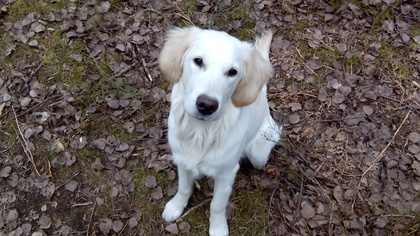
%> input picture capo.jpg, 420 x 236 px, shrunk from 4352 x 2448 before the run
$ octave test.m   (GNU Octave 9; MATLAB toolbox functions it lacks are replaced by stand-ins)
%> lines starting %> are read from the running program, lines starting %| are printed output that depends on the picture
### decompose.m
function [result, coarser, detail] = decompose(img)
  num = log(columns(img))/log(2);
  % Transform rows.
  [result, coarser, detail] = wave(img, num);
  % Transpose
  coarser = result';
  num = log(columns(coarser))/log(2);
  % Transform columns.
  [ret, coarser, detail] = wave(coarser, num);
  % Transpose back to original orientation.
  result = ret'; coarser = coarser'; detail = detail';
endfunction

### wave.m
function [ret, appr, detail] = wave(x, num)
  % Transforms the vector x num times.
  % ret = the vector transformed in place
  % appr = the approximation given by the averages
  % detail = the detail coefficients
  detail = [];
  for n = 1:num % transform num times
    % number of columns is halved each time
    for i = 0:columns(x)/pow2(n)-1
      % detail coefficients: [a, b] -> [a, (a-b)/2]
      x(:,pow2(n)*i+1+pow2(n-1)) = (x(:,pow2(n)*i+1) - x(:,pow2(n)*i+1+pow2(n-1)))/2;
      % avrages: [a, (a-b)/2] -> [(a+b)/2, (a-b)/2]
      x(:,pow2(n)*i+1) = x(:,pow2(n)*i+1) - x(:,pow2(n)*i+1+pow2(n-1));
    endfor
    detail = [x(:,linspace(1+pow2(n-1),columns(x)-pow2(n-1)+1,columns(x)/pow2(n))), detail];
  endfor
  ret = x;
  appr = x(:,linspace(1, columns(x)-pow2(num)+1, columns(x)/pow2(num)));
endfunction

### test.m
% this is for testing

img = imread("capo.jpg");
%> img is the input picture: size 236x420x3 uint8; mean R, G, B 100.8, 91.7, 88.8
img = rgb2gray(img);
%> img: size 236x420 uint8
img = im2double(img);
%> img: size 236x420 double

  ex = ceil(log(rows(img))/log(2)); % exponent
%> ex = 8
  paddingBottom = zeros(pow2(ex) - rows(img), columns(img));
  img = [img; paddingBottom];
%> img: size 256x420 double

  % padding on the side
  ex = ceil(log(columns(img))/log(2));
%> ex = 9
  paddingSide = zeros(rows(img), pow2(ex) - columns(img));
  img = [img, paddingSide];
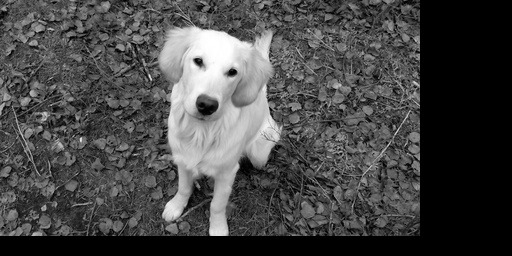
%> img: size 256x512 double; min 0, max 1, mean 0.279

decomp = decompose(img);
%> after the loop in wave, `for n = 1:num`:
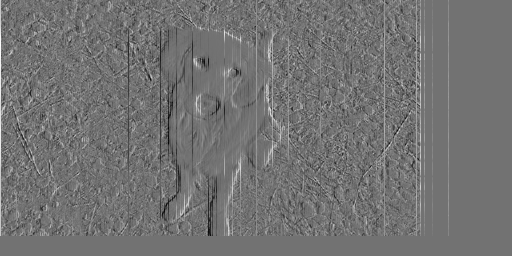
%> x: size 256x512 double; min -0.325, max 0.4, mean 0.00153; drawn with min black and max white
%> in wave, `appr = x(:,linspace(1, columns(x)-pow2(num)+1, columns(x)/pow2(num)));`: appr = 256 values, max 0.4 at index 46, min 0 at index 237, mean 0.279
%> in decompose, `[result, coarser, detail] = wave(img, num);`: coarser has the same summary as appr in wave
%> call 2 of wave, with num = 8
%> after the loop in wave (call 2), `for n = 1:num`:
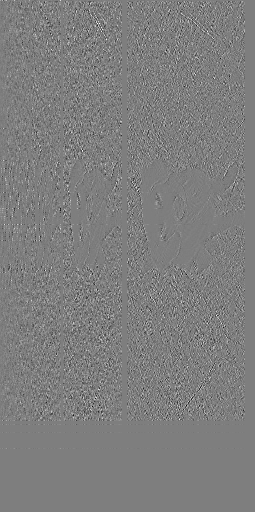
%> detail: size 512x255 double; min -0.155, max 0.157, mean 3.62e-05; drawn with min black and max white
%> after the loop in wave (call 2), `for n = 1:num`:
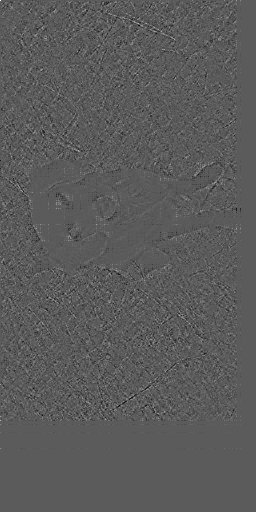
%> x: size 512x256 double; min -0.155, max 0.279, mean 4.2e-05; drawn with min black and max white
%> in wave (call 2), `appr = x(:,linspace(1, columns(x)-pow2(num)+1, columns(x)/pow2(num)));`: appr = 512 values, max 0.279 at index 1, min -0.114 at index 161, mean 0.00153
%> in decompose, `[ret, coarser, detail] = wave(coarser, num);`: coarser has the same summary as appr in wave
%> in decompose, `result = ret'`:
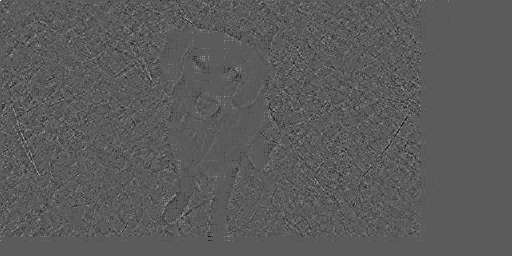
%> result: size 256x512 double; min -0.155, max 0.279, mean 4.2e-05; mean of the top-left, top-right, bottom-left and bottom-right quarters 0.000111, -7.09e-05, 5.27e-06, 0.000123; drawn with min black and max white

decomp = decomp(:,1:end-columns(paddingSide));
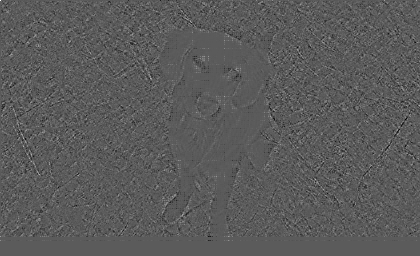
%> decomp: size 256x420 double; min -0.155, max 0.279, mean 4.65e-05; drawn with min black and max white
decomp = decomp(1:end-rows(paddingBottom),:);
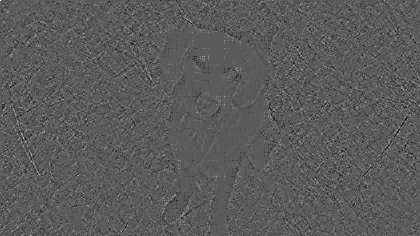
%> decomp: size 236x420 double; min -0.155, max 0.279, mean 4.12e-05; drawn with min black and max white
